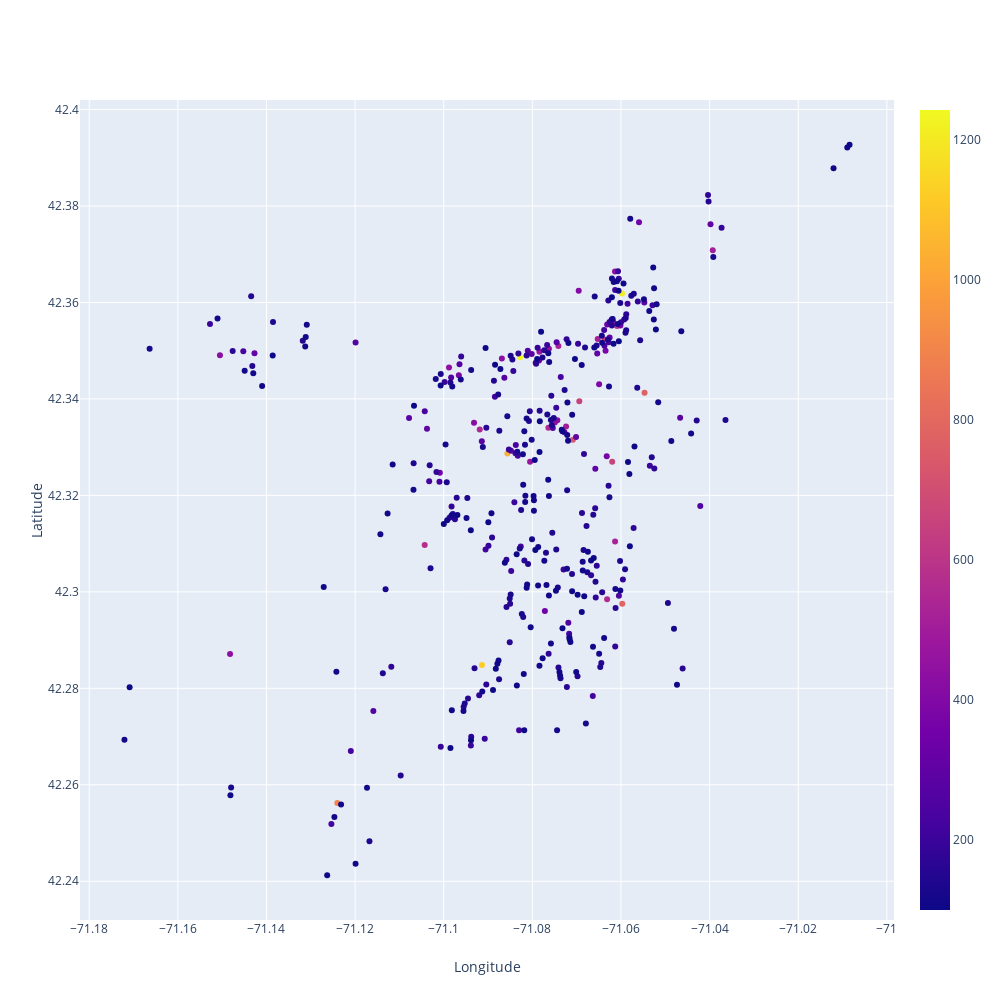

The cell this chart's notebook holds for it:
### Code cell
# scatter plot to plot Latitude and Longitude according to the crime count
scatter = go.Scatter(x=crime_max_loc_df['Long'],
                     y=crime_max_loc_df['Lat'],
                     marker={'color': crime_max_loc_df['COUNT'],
                             'showscale': True},
                     text=crime_max_loc_df['COUNT'],
                     mode='markers')
fig = go.FigureWidget(data=[scatter],
                      layout={'xaxis': {'title': 'Longitude'},
                              'yaxis': {'title': 'Latitude'}})
fig.update_layout(
    autosize=False,
    width=1000,
    height=1000
    )
fig.show()

### Figure 1 — Plotly figure (JSON) as saved in the notebook; plotly's stock layout.template omitted (floating-point values rounded to 4 significant figures; data arrays with more than 128 entries replaced by an {"elided": "..."} marker saying what was removed)
{"data": [{"marker": {"color": {"elided": "401 int values"}, "showscale": true}, "mode": "markers", "text": {"elided": "401 int values"}, "type": "scatter", "uid": "3ea0362e-1ae4-465d-bd74-61d551a88ee9", "x": {"elided": "401 float values"}, "y": {"elided": "401 float values"}}], "layout": {"autosize": false, "height": 1000, "width": 1000, "xaxis": {"title": {"text": "Longitude"}}, "yaxis": {"title": {"text": "Latitude"}}}}
